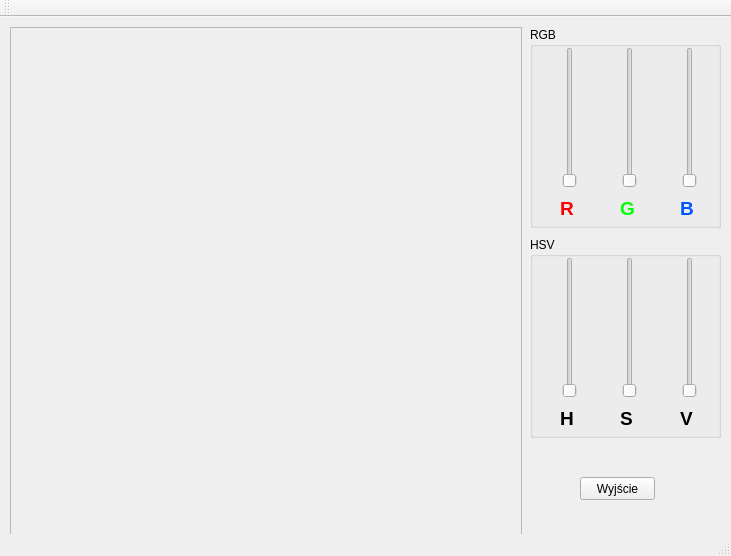
<?xml version="1.0" encoding="UTF-8"?>
<ui version="4.0">
 <class>MainWindow</class>
 <widget class="QMainWindow" name="MainWindow">
  <property name="geometry">
   <rect>
    <x>0</x>
    <y>0</y>
    <width>731</width>
    <height>556</height>
   </rect>
  </property>
  <property name="windowTitle">
   <string>RGB i HSV</string>
  </property>
  <widget class="QWidget" name="centralWidget">
   <widget class="QFrame" name="rysujFrame">
    <property name="geometry">
     <rect>
      <x>10</x>
      <y>10</y>
      <width>512</width>
      <height>512</height>
     </rect>
    </property>
    <property name="frameShape">
     <enum>QFrame::StyledPanel</enum>
    </property>
    <property name="frameShadow">
     <enum>QFrame::Raised</enum>
    </property>
   </widget>
   <widget class="QGroupBox" name="groupBox">
    <property name="geometry">
     <rect>
      <x>530</x>
      <y>10</y>
      <width>191</width>
      <height>201</height>
     </rect>
    </property>
    <property name="title">
     <string>RGB</string>
    </property>
    <widget class="QSlider" name="verticalSlider">
     <property name="geometry">
      <rect>
       <x>30</x>
       <y>20</y>
       <width>19</width>
       <height>141</height>
      </rect>
     </property>
     <property name="maximum">
      <number>255</number>
     </property>
     <property name="orientation">
      <enum>Qt::Vertical</enum>
     </property>
    </widget>
    <widget class="QSlider" name="verticalSlider_2">
     <property name="geometry">
      <rect>
       <x>90</x>
       <y>20</y>
       <width>19</width>
       <height>141</height>
      </rect>
     </property>
     <property name="maximum">
      <number>255</number>
     </property>
     <property name="orientation">
      <enum>Qt::Vertical</enum>
     </property>
    </widget>
    <widget class="QSlider" name="verticalSlider_3">
     <property name="geometry">
      <rect>
       <x>150</x>
       <y>20</y>
       <width>19</width>
       <height>141</height>
      </rect>
     </property>
     <property name="maximum">
      <number>255</number>
     </property>
     <property name="orientation">
      <enum>Qt::Vertical</enum>
     </property>
    </widget>
    <widget class="QLabel" name="label">
     <property name="geometry">
      <rect>
       <x>30</x>
       <y>170</y>
       <width>20</width>
       <height>20</height>
      </rect>
     </property>
     <property name="font">
      <font>
       <pointsize>14</pointsize>
       <weight>75</weight>
       <bold>true</bold>
      </font>
     </property>
     <property name="text">
      <string>&lt;html&gt;&lt;head/&gt;&lt;body&gt;&lt;p&gt;&lt;span style=&quot; color:#ff0000;&quot;&gt;R&lt;/span&gt;&lt;/p&gt;&lt;/body&gt;&lt;/html&gt;</string>
     </property>
    </widget>
    <widget class="QLabel" name="label_2">
     <property name="geometry">
      <rect>
       <x>90</x>
       <y>170</y>
       <width>20</width>
       <height>20</height>
      </rect>
     </property>
     <property name="font">
      <font>
       <pointsize>14</pointsize>
       <weight>75</weight>
       <bold>true</bold>
      </font>
     </property>
     <property name="text">
      <string>&lt;html&gt;&lt;head/&gt;&lt;body&gt;&lt;p&gt;&lt;span style=&quot; color:#00ff00;&quot;&gt;G&lt;/span&gt;&lt;/p&gt;&lt;/body&gt;&lt;/html&gt;</string>
     </property>
    </widget>
    <widget class="QLabel" name="label_3">
     <property name="geometry">
      <rect>
       <x>150</x>
       <y>170</y>
       <width>20</width>
       <height>20</height>
      </rect>
     </property>
     <property name="font">
      <font>
       <pointsize>14</pointsize>
       <weight>75</weight>
       <bold>true</bold>
      </font>
     </property>
     <property name="text">
      <string>&lt;html&gt;&lt;head/&gt;&lt;body&gt;&lt;p&gt;&lt;span style=&quot; color:#0055ff;&quot;&gt;B&lt;/span&gt;&lt;/p&gt;&lt;/body&gt;&lt;/html&gt;</string>
     </property>
    </widget>
   </widget>
   <widget class="QGroupBox" name="groupBox_2">
    <property name="geometry">
     <rect>
      <x>530</x>
      <y>220</y>
      <width>191</width>
      <height>201</height>
     </rect>
    </property>
    <property name="title">
     <string>HSV</string>
    </property>
    <widget class="QSlider" name="verticalSlider_4">
     <property name="geometry">
      <rect>
       <x>30</x>
       <y>20</y>
       <width>19</width>
       <height>141</height>
      </rect>
     </property>
     <property name="maximum">
      <number>358</number>
     </property>
     <property name="orientation">
      <enum>Qt::Vertical</enum>
     </property>
    </widget>
    <widget class="QSlider" name="verticalSlider_5">
     <property name="geometry">
      <rect>
       <x>150</x>
       <y>20</y>
       <width>19</width>
       <height>141</height>
      </rect>
     </property>
     <property name="maximum">
      <number>100</number>
     </property>
     <property name="orientation">
      <enum>Qt::Vertical</enum>
     </property>
    </widget>
    <widget class="QSlider" name="verticalSlider_6">
     <property name="geometry">
      <rect>
       <x>90</x>
       <y>20</y>
       <width>19</width>
       <height>141</height>
      </rect>
     </property>
     <property name="maximum">
      <number>100</number>
     </property>
     <property name="orientation">
      <enum>Qt::Vertical</enum>
     </property>
    </widget>
    <widget class="QLabel" name="label_4">
     <property name="geometry">
      <rect>
       <x>30</x>
       <y>170</y>
       <width>20</width>
       <height>20</height>
      </rect>
     </property>
     <property name="font">
      <font>
       <pointsize>14</pointsize>
       <weight>75</weight>
       <bold>true</bold>
      </font>
     </property>
     <property name="text">
      <string>&lt;html&gt;&lt;head/&gt;&lt;body&gt;&lt;p&gt;H&lt;/p&gt;&lt;/body&gt;&lt;/html&gt;</string>
     </property>
    </widget>
    <widget class="QLabel" name="label_5">
     <property name="geometry">
      <rect>
       <x>150</x>
       <y>170</y>
       <width>20</width>
       <height>20</height>
      </rect>
     </property>
     <property name="font">
      <font>
       <pointsize>14</pointsize>
       <weight>75</weight>
       <bold>true</bold>
      </font>
     </property>
     <property name="text">
      <string>&lt;html&gt;&lt;head/&gt;&lt;body&gt;&lt;p&gt;V&lt;/p&gt;&lt;/body&gt;&lt;/html&gt;</string>
     </property>
    </widget>
    <widget class="QLabel" name="label_6">
     <property name="geometry">
      <rect>
       <x>90</x>
       <y>170</y>
       <width>20</width>
       <height>20</height>
      </rect>
     </property>
     <property name="font">
      <font>
       <pointsize>14</pointsize>
       <weight>75</weight>
       <bold>true</bold>
      </font>
     </property>
     <property name="text">
      <string>&lt;html&gt;&lt;head/&gt;&lt;body&gt;&lt;p&gt;S&lt;/p&gt;&lt;/body&gt;&lt;/html&gt;</string>
     </property>
    </widget>
   </widget>
   <widget class="QPushButton" name="pushButton">
    <property name="geometry">
     <rect>
      <x>580</x>
      <y>460</y>
      <width>75</width>
      <height>23</height>
     </rect>
    </property>
    <property name="text">
     <string>Wyjście</string>
    </property>
   </widget>
  </widget>
  <widget class="QToolBar" name="mainToolBar">
   <attribute name="toolBarArea">
    <enum>TopToolBarArea</enum>
   </attribute>
   <attribute name="toolBarBreak">
    <bool>false</bool>
   </attribute>
  </widget>
  <widget class="QStatusBar" name="statusBar"/>
 </widget>
 <layoutdefault spacing="6" margin="11"/>
 <resources/>
 <connections/>
</ui>
